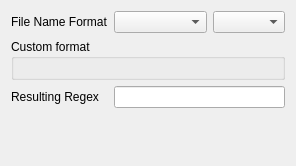
<?xml version="1.0" encoding="UTF-8"?>
<ui version="4.0">
 <class>BasicFormatWidget</class>
 <widget class="QWidget" name="BasicFormatWidget">
  <property name="geometry">
   <rect>
    <x>0</x>
    <y>0</y>
    <width>296</width>
    <height>166</height>
   </rect>
  </property>
  <layout class="QGridLayout" name="basicTabLayout">
   <item row="0" column="0">
    <widget class="QLabel" name="fileNameFormatLabel">
     <property name="text">
      <string>File Name Format</string>
     </property>
    </widget>
   </item>
   <item row="0" column="1">
    <layout class="QHBoxLayout" name="horizontalCombo_layout">
     <item>
      <widget class="QComboBox" name="fileFormatCombo">
       <property name="enabled">
        <bool>true</bool>
       </property>
       <property name="sizePolicy">
        <sizepolicy hsizetype="Expanding" vsizetype="Fixed">
         <horstretch>0</horstretch>
         <verstretch>0</verstretch>
        </sizepolicy>
       </property>
      </widget>
     </item>
     <item>
      <widget class="QComboBox" name="fileExtensionCombo">
       <property name="enabled">
        <bool>true</bool>
       </property>
      </widget>
     </item>
    </layout>
   </item>
   <item row="2" column="0">
    <widget class="QLabel" name="regexFormatLabel">
     <property name="text">
      <string>Resulting Regex</string>
     </property>
    </widget>
   </item>
   <item row="2" column="1">
    <widget class="QLineEdit" name="regexDisplay"/>
   </item>
   <item row="1" column="0" colspan="2">
    <widget class="QGroupBox" name="customGroupBox">
     <property name="title">
      <string>Custom format</string>
     </property>
     <layout class="QVBoxLayout" name="verticalLayout_group">
      <item>
       <widget class="tomviz::CustomFormatWidget" name="customFormatWidget" native="true"/>
      </item>
     </layout>
    </widget>
   </item>
   <item row="3" column="0" colspan="2">
    <spacer name="vBottomSpacer3">
     <property name="orientation">
      <enum>Qt::Vertical</enum>
     </property>
     <property name="sizeHint" stdset="0">
      <size>
       <width>0</width>
       <height>30</height>
      </size>
     </property>
    </spacer>
   </item>
  </layout>
 </widget>
 <customwidgets>
  <customwidget>
   <class>tomviz::CustomFormatWidget</class>
   <extends>QWidget</extends>
   <header>CustomFormatWidget.h</header>
   <container>1</container>
  </customwidget>
 </customwidgets>
 <resources/>
 <connections/>
</ui>
